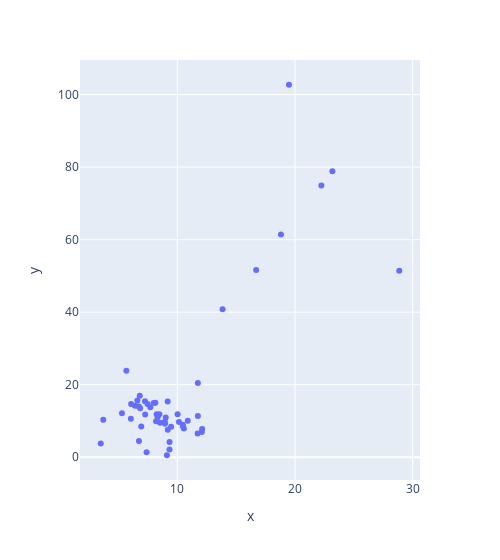

Notebook cell for this chart:
### Markdown cell above
Existe uma relação entre preço da ação e o dividenedo? Preço maior = Dividendo Maior?

### Code cell
fig01 = px.scatter(x=dy_petr4.Close, y=dy_petr4.DY, width=500)
fig01.show()

### Figure 1 — Plotly figure (JSON) as saved in the notebook; plotly's stock layout.template omitted (floating-point values rounded to 4 significant figures)
{"data": [{"hovertemplate": "x=%{x}<br>y=%{y}<extra></extra>", "legendgroup": "", "marker": {"color": "#636efa", "symbol": "circle"}, "mode": "markers", "name": "", "orientation": "v", "showlegend": false, "type": "scatter", "x": [3.493, 3.706, 5.293, 6.052, 6.076, 7.268, 6.606, 6.808, 9.178, 12.08, 11.73, 6.74, 9.34, 9.187, 10.47, 10.89, 10.56, 8.482, 8.94, 8.532, 8.191, 9.014, 8.245, 7.992, 7.703, 7.251, 7.474, 8.136, 6.401, 6.935, 5.669, 9.114, 7.388, 9.336, 8.325, 10.47, 10.14, 10.03, 11.75, 12.11, 6.725, 6.844, 8.955, 9.47, 11.75, 13.84, 16.7, 18.81, 23.18, 19.49, 22.24, 28.86], "xaxis": "x", "y": [3.816, 10.36, 12.15, 10.61, 14.69, 11.81, 15.64, 16.93, 15.35, 6.941, 6.534, 4.458, 4.22, 7.556, 8.538, 10.05, 7.893, 11.83, 9.768, 9.531, 9.928, 10.94, 11.89, 14.93, 13.77, 15.46, 14.69, 15.03, 14.2, 8.452, 23.87, 0.5486, 1.354, 2.142, 11.01, 8.939, 9.724, 11.83, 11.38, 7.783, 14.02, 13.5, 9.204, 8.387, 20.46, 40.83, 51.64, 61.4, 78.87, 102.7, 74.93, 51.44], "yaxis": "y"}], "layout": {"legend": {"tracegroupgap": 0}, "margin": {"t": 60}, "width": 500, "xaxis": {"anchor": "y", "domain": [0, 1], "title": {"text": "x"}}, "yaxis": {"anchor": "x", "domain": [0, 1], "title": {"text": "y"}}}}
